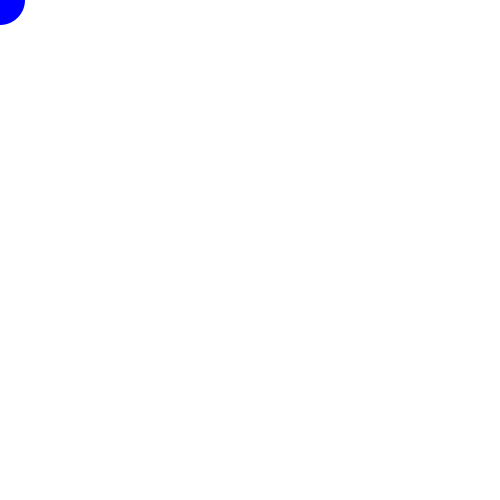
Frame 1 (no input)
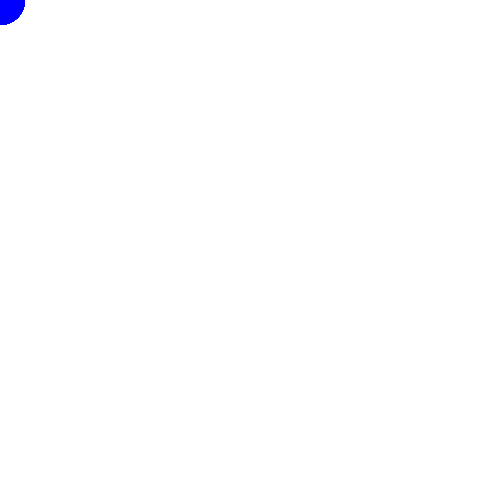
Frame 60 (the mouse pressed at the canvas centre just before this capture)
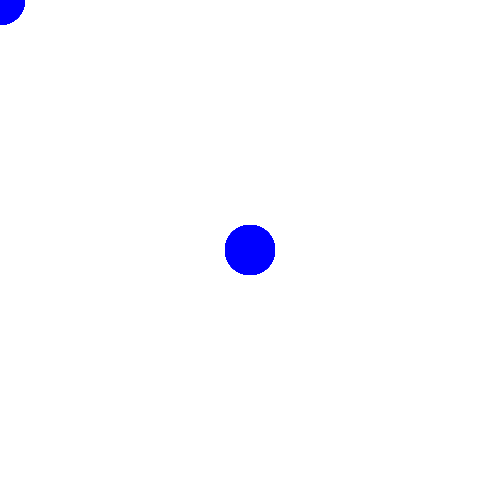
Frame 120 (the mouse held since frame 60 and released just before this capture)

The Processing sketch that drew these frames (run headless with seeded random() and noise(); from frame 60 on, the mouse is pressed at the canvas centre):

// Processing sketch: sketch_1
// ── sketch_1.pde
void setup(){
  size(500,500);
  background(255);
}

void draw(){
  //background(255,50);
  fill(0,0,255);
  noStroke();
  ellipse(mouseX, mouseY, 50, 50);
}
